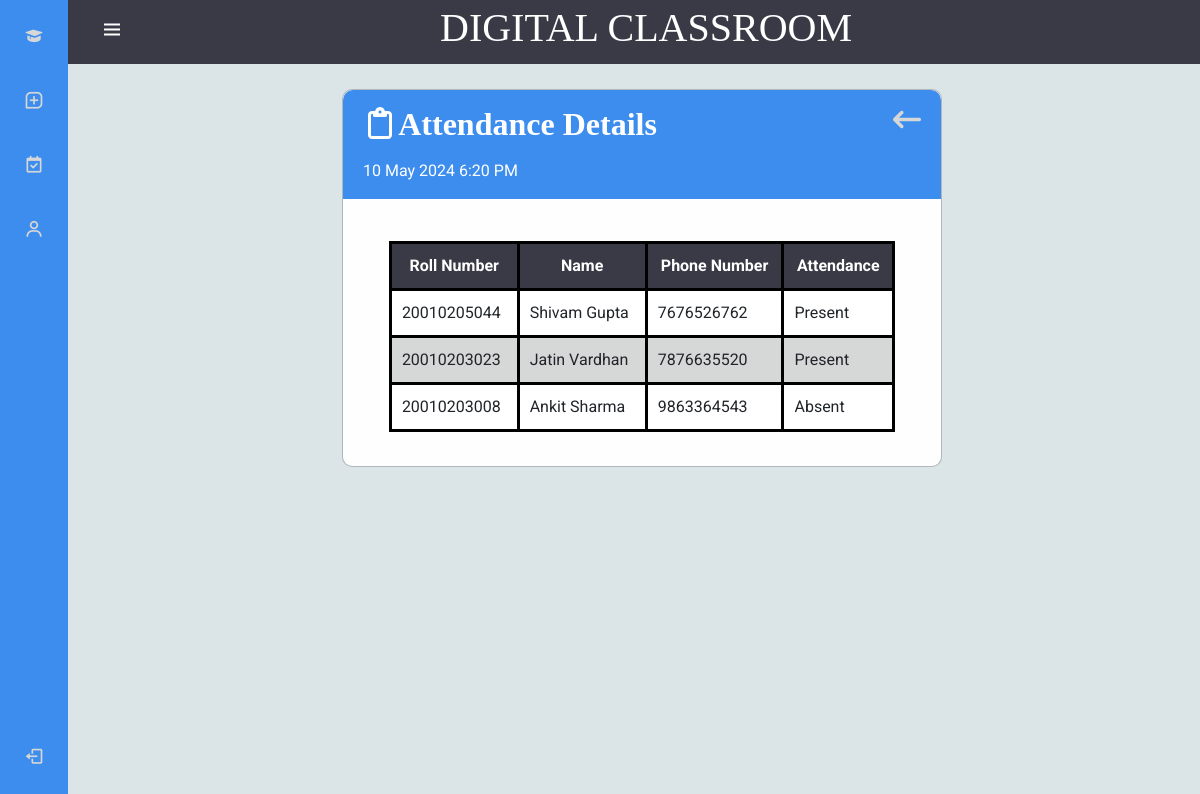
Page /Student/VeiwAttendance.php?class_id=17&att_id=47 (signed in) on the committed database.
### tables this page shows
CREATE TABLE `attendance` (
  `att_id` int(11) NOT NULL,
  `date_time` datetime NOT NULL,
  `att_description` varchar(50) NOT NULL,
  `class_id` int(5) NOT NULL
);

CREATE TABLE `attendance_details` (
  `att_id` int(10) NOT NULL,
  `std_id` varchar(20) NOT NULL,
  `attendance` int(2) NOT NULL
);

CREATE TABLE `students` (
  `student_rollno` varchar(20) NOT NULL,
  `student_name` varchar(40) NOT NULL,
  `student_email` varchar(40) NOT NULL,
  `student_password` varchar(30) NOT NULL,
  `dpt_id` int(5) NOT NULL,
  `semester` int(5) NOT NULL,
  `phone_number` bigint(15) NOT NULL,
  `Role` int(2) NOT NULL DEFAULT 3
);

### Student/VeiwAttendance.php (the view, shortened to what this page needs)
<?php
include '../Home/Connection.php';
include "navbar.php";
$row = $errorMsg = $succMsg =  $edit_id = $formattedDateTime = "";
if (isset($_GET['class_id'])) {
    $edit_id = $conn->real_escape_string($_GET['class_id']);
} else {
    $errorMsg = "No class ID provided...";
}
if (isset($_GET['att_id'])) {
    $att_id = $conn->real_escape_string($_GET['att_id']);
    $sql = "SELECT * FROM attendance WHERE att_id = '$att_id'";
    $result = $conn->query($sql);
    if ($result->num_rows > 0) {
        $attendance = $result->fetch_assoc();
        $dateTime = new DateTime($attendance['date_time']);
        $formattedDateTime = $dateTime->format('d M Y g:i A');
    } else {
        $errorMsg = "No attendance found with the provided ID.";
    }
    $sql = "SELECT students.student_rollno, students.student_name, students.phone_number, attendance_details.attendance
            FROM attendance_details
            JOIN students ON attendance_details.std_id = students.student_rollno
            WHERE attendance_details.att_id = '$att_id'";
    $attendanceDetailsResult = $conn->query($sql);
    $attendanceDetails = [];
    if ($attendanceDetailsResult->num_rows > 0) {
        while ($row = $attendanceDetailsResult->fetch_assoc()) {
            $attendanceDetails[] = $row;
        }
    }
} else {
    $errorMsg = "No attendance ID provided.";
}
?>
<!DOCTYPE html>
<html lang="en">
<head>
  <link rel="stylesheet" href="style.css?<?php echo time(); ?>">
  <link href="https://cdn.jsdelivr.net/npm/bootstrap@5.0.2/dist/css/bootstrap.min.css" rel="stylesheet" />
</head>
<body>
  <main>
    <?php if (!empty($errorMsg)) : ?>
      <div class="alert alert-danger custom-alert" role="alert">
        <div class="circle2">
          <i class="bi bi-exclamation-triangle-fill err"></i>
        </div>
        <div class="alert-text">
          <?php echo $errorMsg; ?>
        </div>
      </div>
    <?php else : ?>
        <div class="modal-content">
            <div class="ass_head">
                <div style="width:90%">
                    <h2><i class="fa-regular fa-clipboard "></i> Attendance Details</h2>
                    <p class="mark_due"><?php echo $formattedDateTime; ?></p>
                </div>
                <span class="close" onclick=" window.location.href = 'class.php?class_id=<?php echo  $edit_id;?>';"><i class="fa-solid fa-arrow-left-long"></i></span>
            </div>
            <div class="ass_body">
                <p class="p-2" ><?php echo $attendance['att_description']; ?></p>
              <table class="table mb-4">
                <thead>
                  <tr>
                    <th>Roll Number</th>
                    <th>Name</th>
                    <th>Phone Number</th>
                    <th>Attendance</th>
                  </tr>
                </thead>
                <tbody>
                  <?php foreach ($attendanceDetails as $detail) : ?>
                    <tr>
                      <td><?php echo $detail['student_rollno']; ?></td>
                      <td><?php echo $detail['student_name']; ?></td>
                      <td><?php echo $detail['phone_number']; ?></td>
                      <td><?php echo $detail['attendance'] == 1 ? 'Present' : 'Absent'; ?></td>
                    </tr>
                  <?php endforeach; ?>
                </tbody>
              </table>
            </div>
          </div>
    <?php endif; ?>
  </main>
</body>
</html>

### Student/style.css (style rules this page uses)
body { background-color: #dbe5e8 !important; font-family: "Roboto", sans-serif !important; }
main { height: 100vh !important; overflow-y: auto !important; }
table { margin: auto !important; }
table, td, th { border: 3px solid rgb(0, 0, 0) !important; border-collapse: collapse !important; padding: 10px !important; }
thead tr { background-color: rgb(58, 58, 70) !important; color: white !important; text-align: center !important; }
tbody tr:nth-child(odd) { background-color: white !important; }
tbody tr:nth-child(even) { background-color: rgb(214, 215, 215) !important; }

### Student/navbar.php (style rules this page uses)
:root { --header-height: 3rem; --nav-width: 68px; --first-color: #3d8def; --first-color-light: rgb(214, 215, 215); --white-color: white; --body-font: "Nunito", sans-serif; --normal-font-size: 1rem; --z-fixed: 100; }
body { margin: var(--header-height) 0 0 0; font-family: 'Roboto', sans-serif !important; font-size: var(--normal-font-size); transition: 0.5s; }
@media screen and (min-width: 300px) { body { margin: calc(var(--header-height) + 1rem) 0 0 0; padding-left: calc(var(--nav-width) + 1rem); position: fixed; z-index: -1; width: 100%; } }

### Student/VeiwAttendance.php (style rules this page uses)
.modal-content { background-color: #fefefe; margin: 8% auto; width: 60%; max-width: 600px; border-radius: 10px; position: relative; }
.close { color: var(--first-color-light); font-size: 28px; font-weight: bold; cursor: pointer; margin-top: 10px; }
.ass_head { display: flex; justify-content: space-between; background-color:#3d8def !important; color: white !important; padding: 0 20px; border-radius: 10px 10px 0 0; }
.ass_body { padding: 10px; margin: 0 6%; }
h2 { font-family: 'Sriracha', cursive !important; font-weight: 700 !important; margin:15px 5px !important; }

### rows in the picture
attendance: date_time "10 May 2024 6:20 PM"
attendance_details: std.student_rollno "20010205044", std.student_name "Shivam Gupta", std.phone_number "7676526762", attendance "Present"
attendance_details: std.student_rollno "20010203023", std.student_name "Jatin Vardhan", std.phone_number "7876635520", attendance "Present"
attendance_details: std.student_rollno "20010203008", std.student_name "Ankit Sharma", std.phone_number "9863364543", attendance "Absent"
